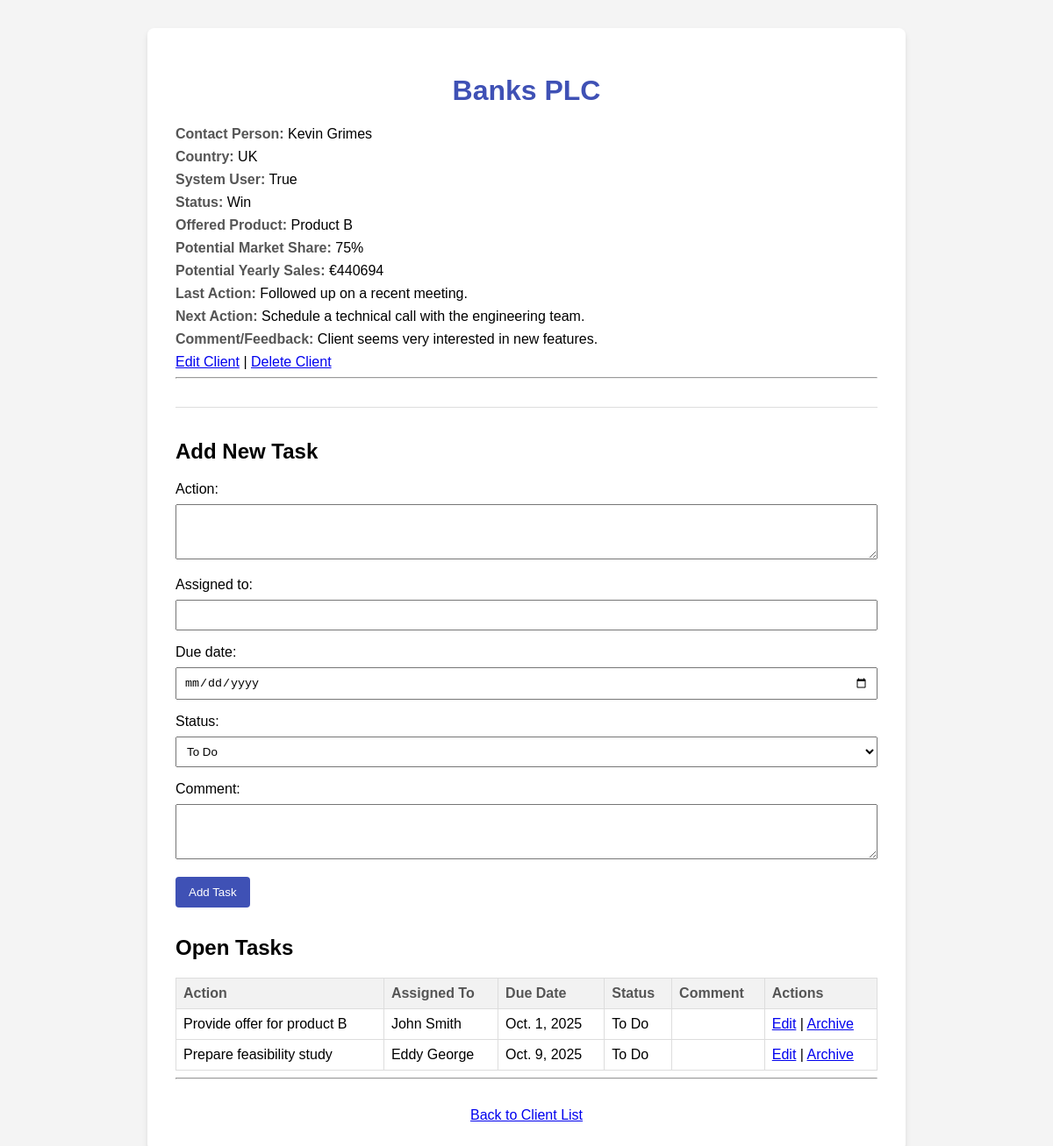
The page /clients/154/ on the database as committed earlier.
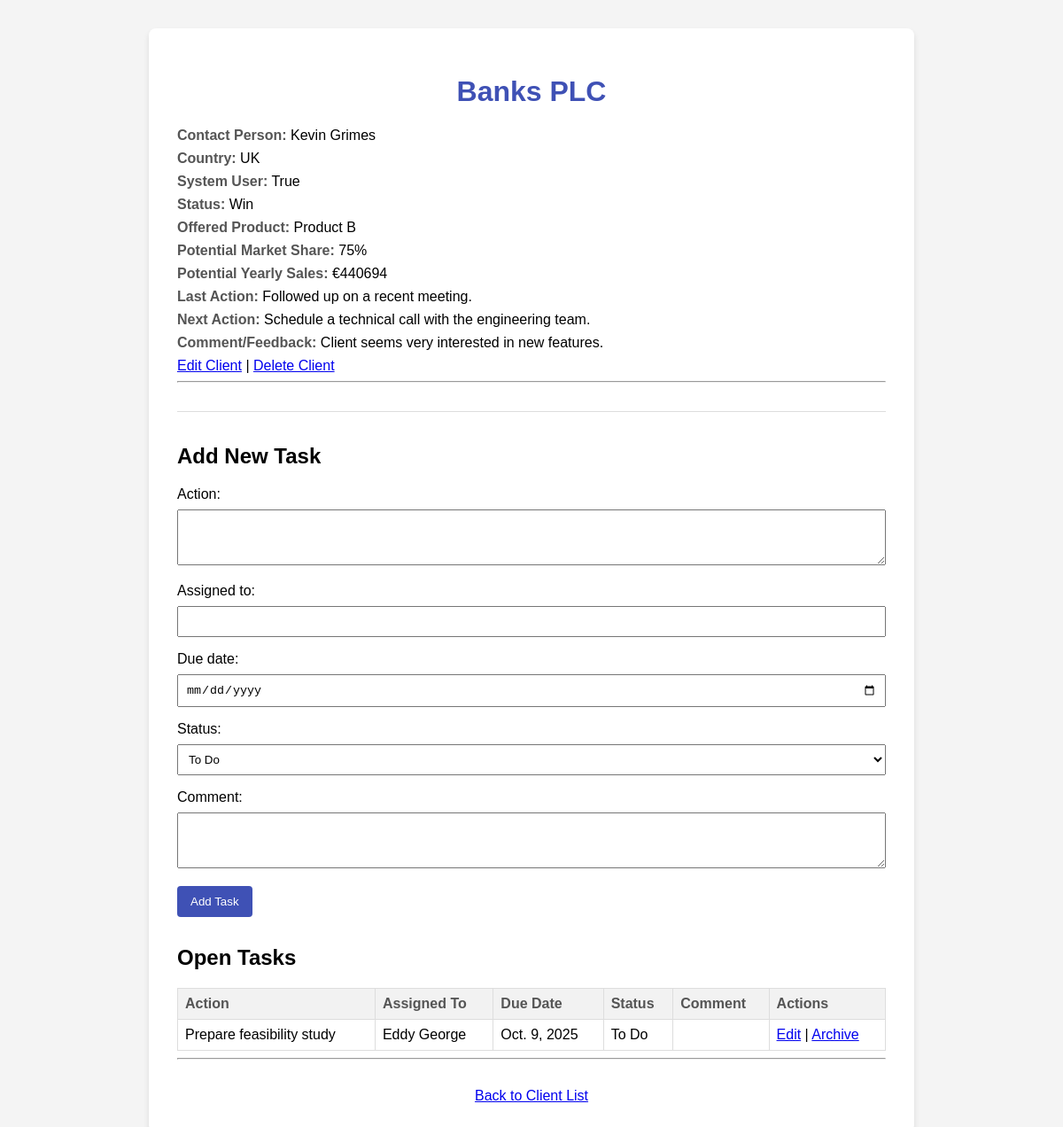
The same page on the database as committed later.
### clients/models.py (models this page shows, shortened)
class Task(models.Model):
    STATUS_CHOICES = [
        ('To Do', 'To Do'),
        ('In Progress', 'In Progress'),
        ('Done', 'Done'),
    ]
    client = models.ForeignKey(Client, on_delete=models.CASCADE, related_name='tasks')
    action = models.TextField()
    assigned_to = models.CharField(max_length=100)
    due_date = models.DateField()
    status = models.CharField(max_length=15, choices=STATUS_CHOICES, default='To Do')
    completed_date = models.DateField(null=True, blank=True)
    is_archived = models.BooleanField(default=False)
    comment = models.TextField(null=True, blank=True)

### clients/views.py (the view)
# urls.py: path('<int:pk>/', views.client_detail, name='client_detail'),
def client_detail(request, pk):
    client = get_object_or_404(Client, pk=pk)
    if request.method == 'POST':
        task_form = TaskForm(request.POST)
        if task_form.is_valid():
            new_task = task_form.save(commit=False)
            new_task.client = client
            new_task.save()
            return redirect('client_detail', pk=client.pk)
    else:
        task_form = TaskForm()
    tasks = client.tasks.all().order_by('due_date')
    context = {
        'client': client,
        'task_form': task_form,
        'tasks': tasks
    }
    return render(request, 'clients/client_detail.html', context)

### clients/forms.py
class TaskForm(forms.ModelForm):
    class Meta:
        model = Task
        fields = ['action', 'assigned_to', 'due_date', 'status', 'comment']
        widgets = {
            'due_date': forms.DateInput(attrs={'type': 'date'}),
            'action': forms.Textarea(attrs={'rows': 3}),
            'comment': forms.Textarea(attrs={'rows': 3}),
        }

### clients/templates/clients/client_detail.html (shortened to what this page needs)
<!DOCTYPE html>
<html lang="en">
<head>
</head>
<body>
    <div class="container">
        <h1>{{ client.company_name }}</h1>
        <div class="client-info">
            <p><label>Contact Person:</label> {{ client.contact_person }}</p>
            <p><label>Country:</label> {{ client.country }}</p>
            <p><label>System User:</label> {{ client.system_user }}</p>
            <p><label>Status:</label> {{ client.status }}</p>
            <p><label>Offered Product:</label> {{ client.get_offered_product_display }}</p>
            <p><label>Potential Market Share:</label> {{ client.potential_market_share }}%</p>
            <p><label>Potential Yearly Sales:</label> €{{ client.potential_yearly_sales }}</p>
            <p><label>Last Action:</label> {{ client.last_action }}</p>
            <p><label>Next Action:</label> {{ client.next_action }}</p>
            <p><label>Comment/Feedback:</label> {{ client.comment_feedback }}</p>
        </div>
        <a href="{% url 'client_update' client.pk %}">Edit Client</a> |
        <a href="{% url 'client_delete' client.pk %}">Delete Client</a>
        <hr>
        <div class="task-form">
            <h2>Add New Task</h2>
            <form method="post">
                <div class="form-group">
                    <label for="{{ task_form.action.id_for_label }}">Action:</label>
                    {{ task_form.action }}
                </div>
                <div class="form-group">
                    <label for="{{ task_form.assigned_to.id_for_label }}">Assigned to:</label>
                    {{ task_form.assigned_to }}
                </div>
                <div class="form-group">
                    <label for="{{ task_form.due_date.id_for_label }}">Due date:</label>
                    {{ task_form.due_date }}
                </div>
                <div class="form-group">
                    <label for="{{ task_form.status.id_for_label }}">Status:</label>
                    {{ task_form.status }}
                </div>
                <div class="form-group">
                    <label for="{{ task_form.comment.id_for_label }}">Comment:</label>
                    {{ task_form.comment }}
                </div>
                <input type="submit" value="Add Task">
            </form>
        </div>
        <div class="task-list">
            <h2>Open Tasks</h2>
            {% if tasks %}
            <table class="task-table">
                <thead>
                    <tr>
                        <th>Action</th>
                        <th>Assigned To</th>
                        <th>Due Date</th>
                        <th>Status</th>
                        <th>Comment</th>
                        <th>Actions</th>
                    </tr>
                </thead>
                <tbody>
                    {% for task in tasks %}
                    <tr>
                        <td>{{ task.action }}</td>
                        <td>{{ task.assigned_to }}</td>
                        <td>{{ task.due_date }}</td>
                        <td>{{ task.status }}</td>
                        <td>{{ task.comment }}</td>
                        <td>
                            <a href="{% url 'task_update' pk=task.pk %}">Edit</a> |
                            {% if task.is_archived %}
                                <a href="{% url 'task_delete' pk=task.pk %}" onclick="return confirm('Are you sure?');">Delete</a>
                            {% else %}
                                <a href="{% url 'task_archive' pk=task.pk %}">Archive</a>
                            {% endif %}
                        </td>
                    </tr>
                    {% endfor %}
                </tbody>
            </table>
            {% else %}
            <p>No open tasks for this client.</p>
            {% endif %}
        </div>
        <hr>
        <a class="back-link" href="{% url 'client_list' %}">Back to Client List</a>
    </div>
</body>
</html>

Rows that differ between the two databases and show on the page:
removed Task: action "Provide offer for product B", assigned_to "John Smith", due_date "Oct. 1, 2025", status "To Do", is_archived "Archive"
